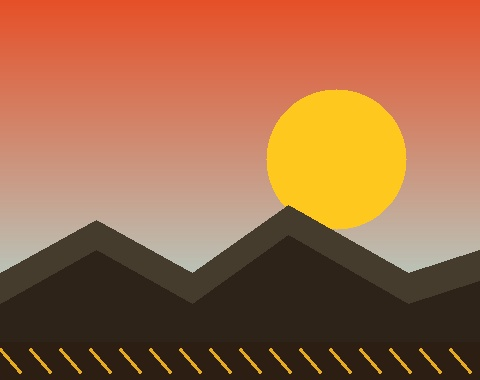
#> input picture Prac3/ImgMapping/myArt.jpg, 480 x 380 px
$ python my_ImgMapping1.py
#> lines starting #> are read from the running program, lines starting #| are printed output that depends on the picture; after the words box and inside, x2 and y2 are one past the last pixel; in counts of white or black regions, pixels touching at a corner belong together
# -*- coding: utf-8 -*-
"""
实践任务3 - 例程1（自选图版）：
把艺术作品 myArt.jpg 通过透视变换贴到公交车 myCar.jpg 的广告区域上。
与 ImgMapping1.py 逻辑一致，仅替换了图像与广告区角点。
"""
import cv2
import numpy as np

# 1. 读取彩色图像
art_img = cv2.imread('myArt.jpg', cv2.IMREAD_COLOR)      # 艺术作品
#> art_img is the input picture: shape (380, 480, 3); mean B, G, R 69.7, 104.4, 159.3
car_img = cv2.imread('myCar.jpg', cv2.IMREAD_COLOR)      # 公交车
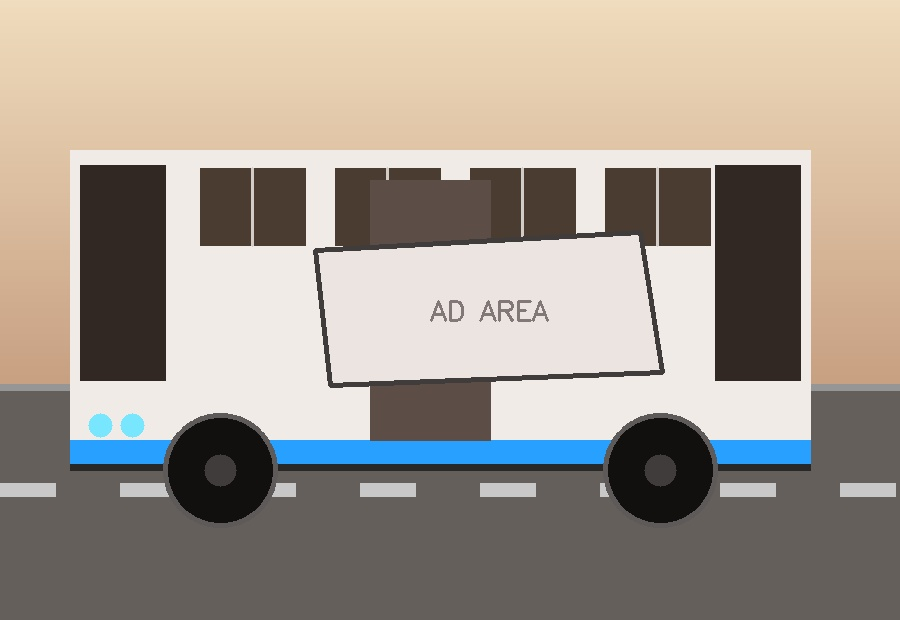
#> input picture Prac3/ImgMapping/myCar.jpg, 900 x 620 px
#> car_img is the input picture: shape (620, 900, 3); mean B, G, R 143.5, 153.6, 163

h_art, w_art, _ = art_img.shape
#> h_art = 380; w_art = 480
h_car, w_car, _ = car_img.shape
#> h_car = 620; w_car = 900

# 2. 扩展艺术图像到公交车大小
expanded_art = np.zeros_like(car_img)
expanded_art[0:h_art, 0:w_art, :] = art_img
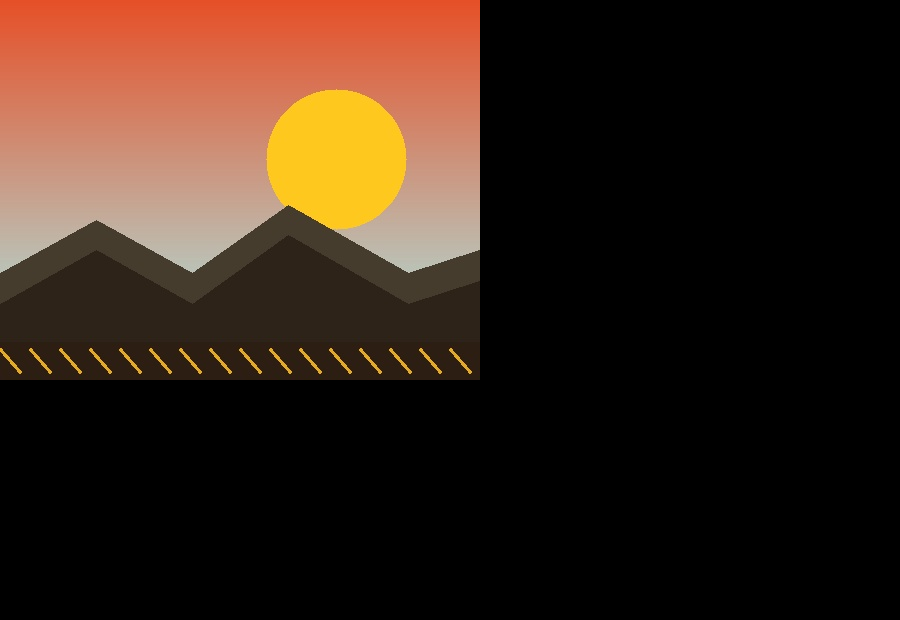
#> expanded_art: shape (620, 900, 3); mean B, G, R 22.8, 34.1, 52.1

# 3. 手工设置广告区域的四个点 (x, y) —— 对应我生成的公交车梯形广告牌
ad_points_car = np.array([
    [315, 250],   # 左上
    [640, 232],   # 右上
    [662, 372],   # 右下
    [330, 385]    # 左下
], dtype=np.float32)

# 4. 对应艺术作品四个点（稍微内缩8像素）
art_points = np.array([
    [8, 8],
    [w_art - 8, 8],
    [w_art - 8, h_art - 8],
    [8, h_art - 8]
], dtype=np.float32)
#> art_points = [[8, 8], [472, 8], [472, 372], [8, 372]]

# OpenCV坐标是 (x, y)
art_points_cv = np.array([[p[0], p[1]] for p in art_points], dtype=np.float32)
#> art_points_cv = [[8, 8], [472, 8], [472, 372], [8, 372]]
ad_points_cv = np.array([[p[0], p[1]] for p in ad_points_car], dtype=np.float32)

# 5. 计算透视变换矩阵
M = cv2.getPerspectiveTransform(art_points_cv, ad_points_cv)

# 6. 应用透视变换
warped_art = cv2.warpPerspective(expanded_art, M, (w_car, h_car))
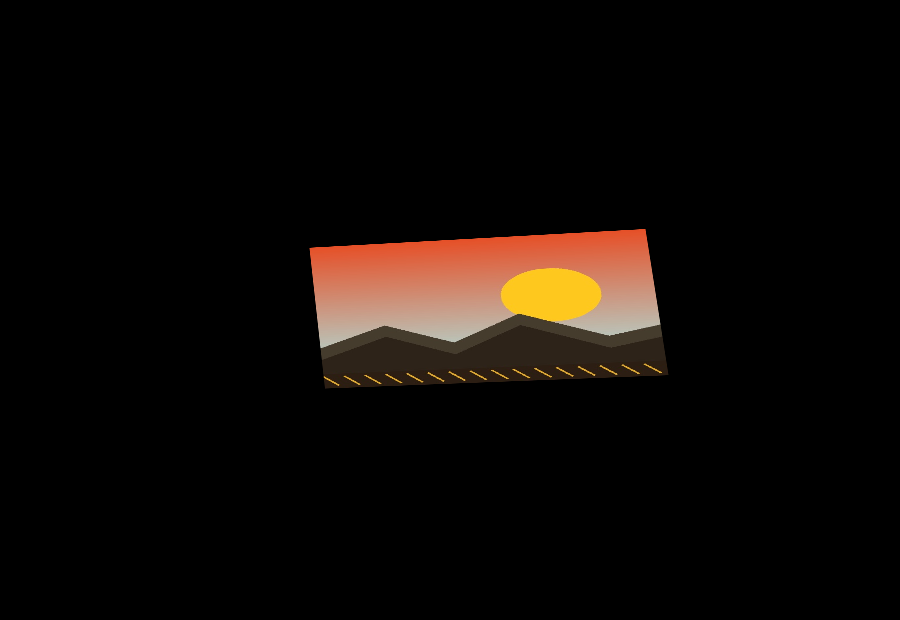
#> warped_art: shape (620, 900, 3); mean B, G, R 6.1, 9.2, 13.9

# 7. 创建广告区域掩膜（三通道）
mask = np.zeros((h_car, w_car), dtype=np.uint8)
cv2.fillPoly(mask, [ad_points_car.astype(np.int32)], 255)
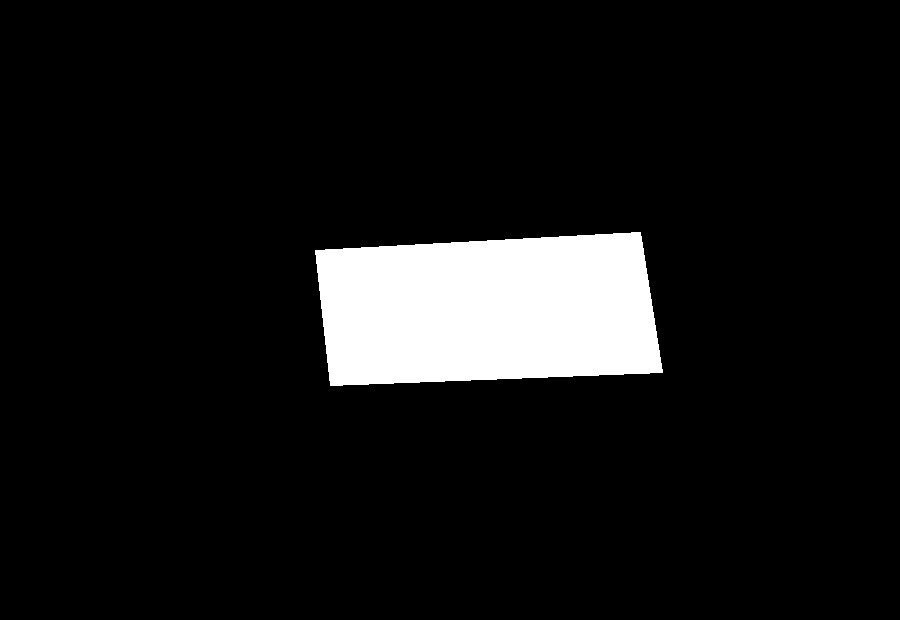
#> mask: shape (620, 900); 8.2% white; 1 white region, box (x1, y1, x2, y2) and area: (315, 232, 663, 386) 45922
mask_3ch = cv2.merge([mask, mask, mask])

# 8. 将变换后的艺术图贴到公交车广告区域
result_img = car_img.copy()
result_img = np.where(mask_3ch == 255, warped_art, result_img)
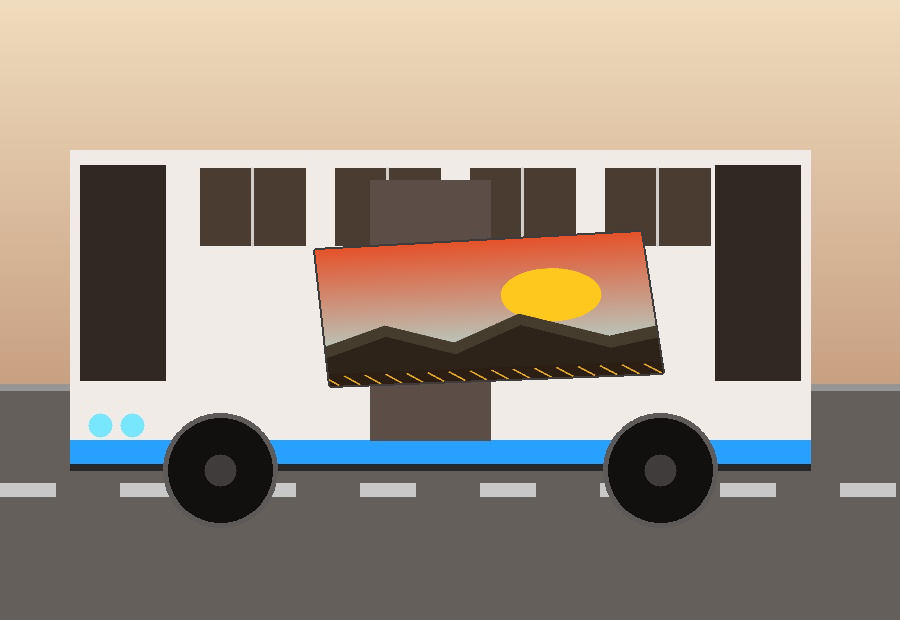
#> result_img: shape (620, 900, 3); mean B, G, R 131.8, 144.6, 157.7

# 9. 保存中间结果与最终结果
cv2.imwrite('1_ExpandedArt.jpg', expanded_art)     # 扩展后的艺术图(中间)
cv2.imwrite('1_WarpedArt.jpg', warped_art)         # 透视变换后的艺术图(中间)
cv2.imwrite('1_BusArt.jpg', result_img)            # 最终结果：公交+艺术广告
print("已保存 1_ExpandedArt.jpg / 1_WarpedArt.jpg / 1_BusArt.jpg")
